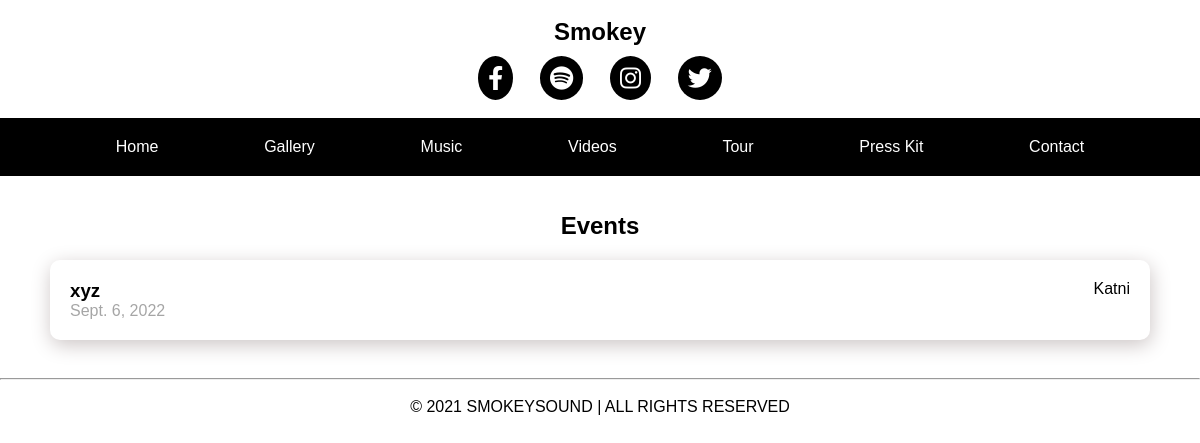
Screenshot of /tour/ with the database file from the repository.
### home/models.py (models this page shows, shortened)
class Tour(models.Model):
    text=models.CharField(max_length=50,unique=True)
    city=models.CharField(max_length=50)
    datetime=models.DateField()
    class Meta:
        verbose_name_plural='Tour'
        ordering = ['-datetime']

### home/views.py (the view)
# urls.py: path('tour/',views.tour,name='tour'),
def tour(request):
    tour_obj=Tour.objects.all()
    return render(request,'tour.html',{'tour_obj':tour_obj})

### home/templates/tour.html (shortened to what this page needs)
{% extends 'base.html' %}
{% load static %}
{% block body %}
<div class="tour"><br><br>
    <center><h2>Events</h2></center>
    <div class="card1">
        {% for tour in tour_obj %}
        <div class="card-body">
            <div>
            <h3>{{tour.text}}</h3>
            <p style="color: grey; opacity:0.7;">{{tour.datetime}}</p>
           </div>
            <p style="text-align: right;">{{tour.city}}</p>
        </div>
        {% endfor %}
    </div>
</div>
{% endblock body %}

### static/style.css (style rules this page uses)
* { margin: 0; padding: 0; box-sizing: border-box; }
html { font-family: 'Quicksand', sans-serif; overflow-x: hidden; }
.card1 { display: grid; grid-template-columns: 1fr ; }
.card1 .card-body { box-shadow: 1px 5px 20px rgb(204, 197, 197); margin: 20px 50px; padding: 20px; display: flex; flex-direction: row; justify-content: space-between; cursor: pointer; border-radius: 10px; transition: .3s linear; }

### rows the page displays
Tour: text "xyz", datetime "Sept. 6, 2022", city "Katni"
